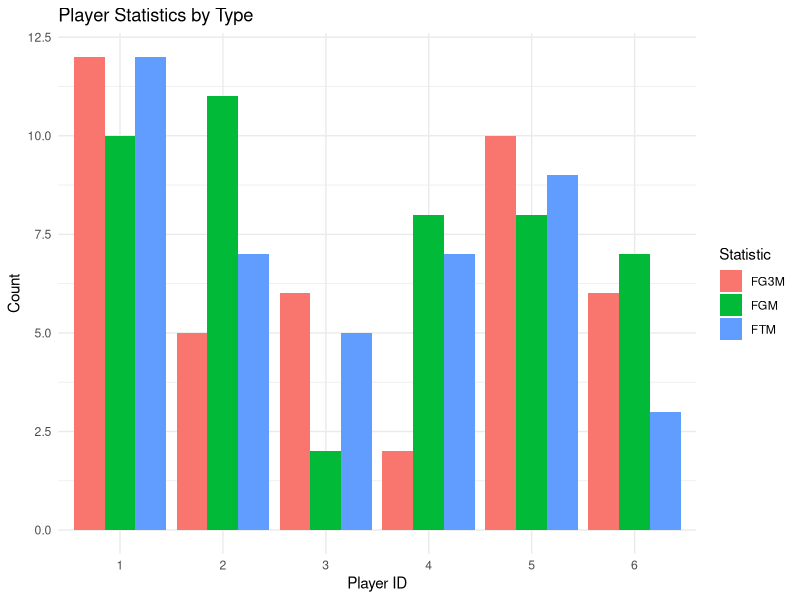
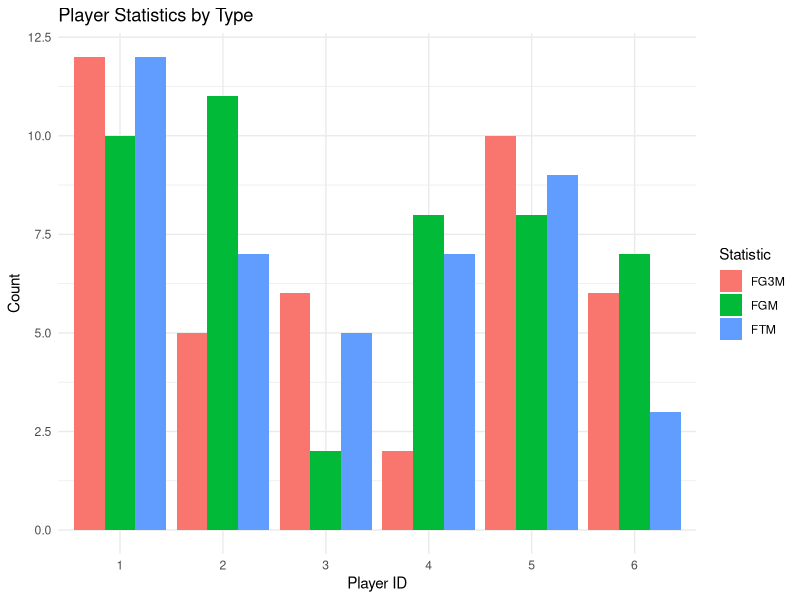

Generate these figures, in order, with R:
library(ggplot2)
library(dplyr)
library(tidyr)

sink("plot_example2.txt")  

my_data <- tibble::tribble(
  ~GAME_ID, ~TEAM_ID, ~PLAYER_ID, ~FGM, ~FG3M, ~FTM,
      1000,      100,          1,   10,    12,   12,
      1000,      100,          2,    4,     4,    7,
      1000,      200,          3,    2,     6,    5,
      1000,      200,          4,    8,     2,    7,
      2000,      100,          1,   10,     4,   10,
      2000,      100,          2,   11,     5,    4,
      2000,      300,          5,    8,    10,    9,
      2000,      300,          6,    7,     6,    3
)

# Reshape the data using pivot_longer
my_data_long <- my_data |>
  pivot_longer(
    cols = c(FGM, FG3M, FTM),
    names_to = "stat_type",
    values_to = "value"
  )

# View the reshaped data structure
print(my_data_long, n = Inf)

# Create a grouped bar chart showing all three statistics
ggplot(my_data_long, aes(x = factor(PLAYER_ID), y = value, fill = stat_type)) +
  geom_bar(stat = "identity", position = "dodge") +
  labs(
    title = "Player Statistics by Type",
    x = "Player ID",
    y = "Count",
    fill = "Statistic"
  ) +
  theme_minimal()

ggsave("my_plot_grouped.png", width = 10, height = 6)

sink()
